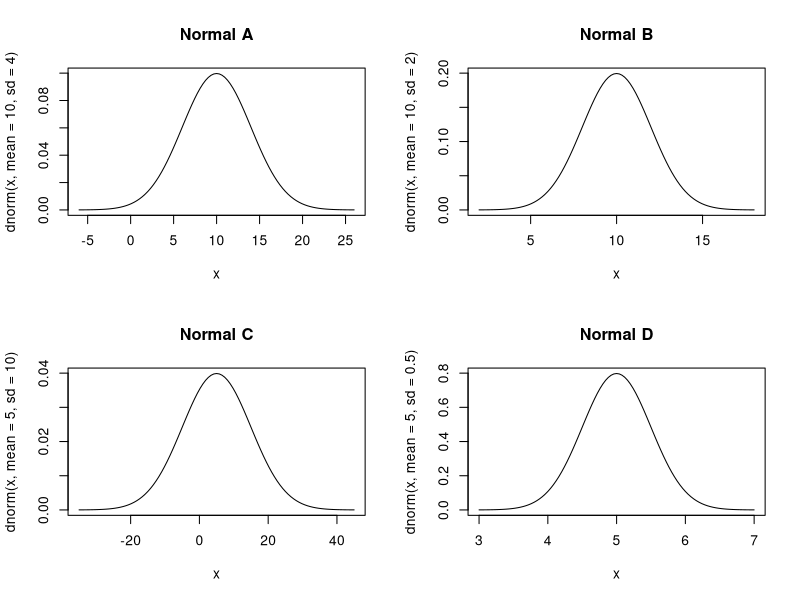
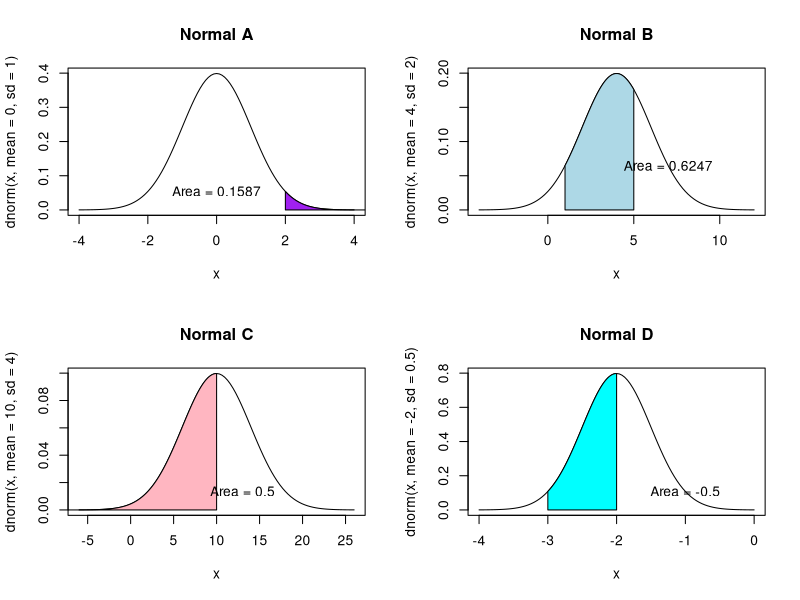
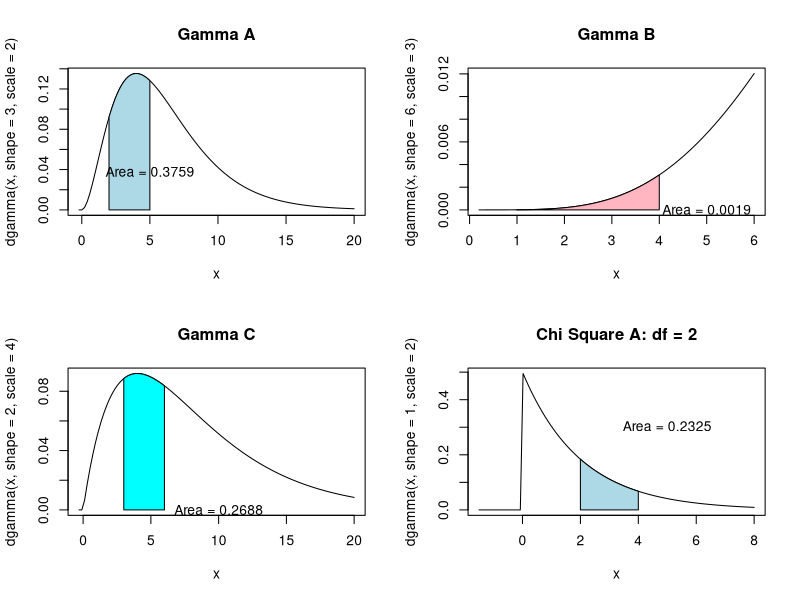
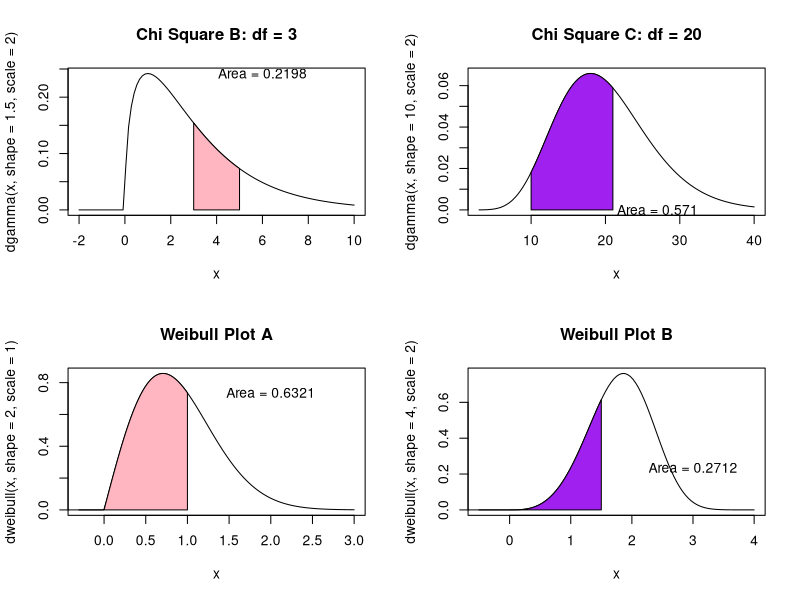
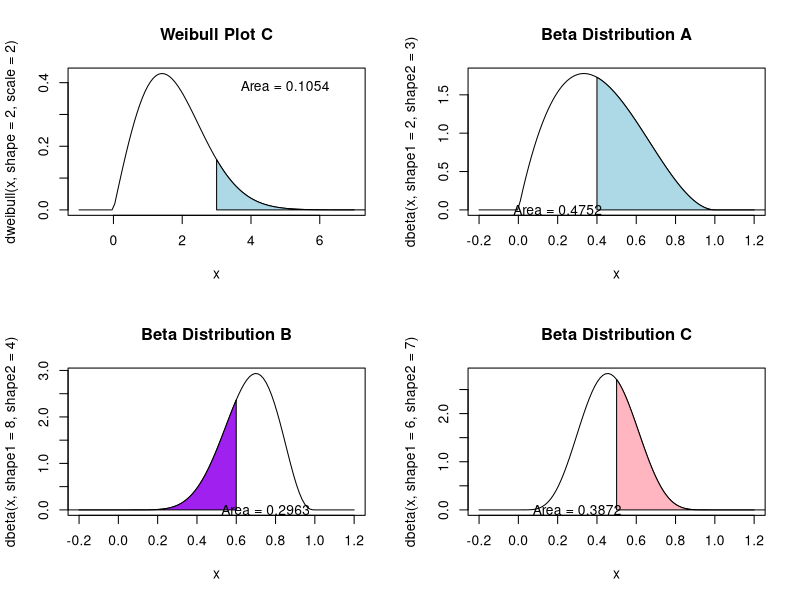

These figures' R source, in order:
# code for lab 6

#normal curves
lo = layout(matrix(1:4, nr = 2, nc = 2, byrow = TRUE))
a = curve(dnorm(x, mean = 10, sd = 4), main = "Normal A", xlim = c(-6, 26))
b = curve(dnorm(x, mean = 10, sd = 2), main = "Normal B", xlim = c(2, 18))
c = curve(dnorm(x, mean = 5, sd = 10), main = "Normal C", xlim = c(-35, 45))
d = curve(dnorm(x, mean = 5, sd = 0.5), main = "Normal D", xlim = c(3, 7))

# normal curves with shaded areas
a1 = curve(dnorm(x, mean = 0, sd = 1), main = "Normal A", xlim = c(-4, 4))
axcurve = seq(2, 1000, length = 1000000)
aycurve = dnorm(axcurve, 0, 1)
polygon(c(2, axcurve, 1000), c(0, aycurve, 0), col = "Purple")
areaa = 1-pnorm(1,0,1)
areaa = round(areaa, 4)
text(0, dnorm(2, 0, 1), paste0("Area = ", areaa))

b1 = curve(dnorm(x, mean = 4, sd = 2), main = "Normal B", xlim = c(-4, 12))
bxcurve = seq(1, 4.999999, length = 1000000)
bycurve = dnorm(bxcurve, 4, 2)
polygon(c(1, bxcurve, 4.999999), c(0, bycurve, 0), col = "Light Blue")
areab = pnorm(4.999999, 4, 2) - pnorm(0.999999, 4, 2)
areab = round(areab, 4)
text(7, dnorm(1, 4, 2), paste0("Area = ", areab))

c1 = curve(dnorm(x, mean = 10, sd = 4), main = "Normal C", xlim = c(-6, 26))
cxcurve = seq(-1000, 9.999999, length = 1000000)
cycurve = dnorm(cxcurve, 10, 4)
polygon(c(-1000, cxcurve, 9.999999), c(0, cycurve, 0), col = "Light Pink")
areac = pnorm(9.999999, 10, 4)
areac = round(areac, 4)
text(13, dnorm(2, 10, 4), paste0("Area = ", areac))

d1 = curve(dnorm(x, mean = -2, sd = 0.5), main = "Normal D", xlim = c(-4, 0))
dxcurve = seq(-2.999999, -2, length = 1000000)
dycurve = dnorm(dxcurve, -2, 0.5)
polygon(c(-2.999999, dxcurve, -2), c(0, dycurve, 0), col = "Cyan")
aread = pnorm(-2, -2, 0.5) - pnorm(3, -2, 0.5)
aread = round(aread, 4)
text(-1, dnorm(-1, -2, 0.5), paste0("Area = ", aread))

# gamma plots with shaded areas
ga1 = curve(dgamma(x, shape = 3, scale = 2), main = "Gamma A", xlim = c(-0.2,20))
gax = seq(2.000001, 4.999999, length = 1000000)
gay = dgamma(gax, shape = 3, scale = 2)
polygon(c(2.000001, gax, 4.999999), c(0, gay, 0), col = "Light Blue")
areaga = pgamma(4.999999, shape = 3, scale = 2) - pgamma(2, shape = 3, scale = 2)
areaga = round(areaga, 4)
text(5, dgamma(1, shape = 3, scale = 2), paste0("Area = ", areaga))

gb1 = curve(dgamma(x, shape = 6, scale = 3), main = "Gamma B", xlim = c(0.2, 6))
gbx = seq(1, 4, length = 1000000)
gby = dgamma(gbx, shape = 6, scale = 3)
polygon(c(1, gbx, 4), c(0, gby, 0), col = "Light Pink")
areagb = pgamma(4, shape = 6, scale = 3) - pgamma(2.999999, shape = 6, scale = 3)
areagb = round(areagb, 4)
text(5, dgamma(1, shape = 6, scale = 3), paste0("Area = ", areagb))

gc1 = curve(dgamma(x, shape = 2, scale = 4), main = "Gamma C", xlim = c(-0.3,20))
gcx = seq(3, 5.999999, length = 1000000)
gcy = dgamma(gcx, shape = 2, scale = 4)
polygon(c(3, gcx, 5.999999), c(0, gcy, 0), col = "Cyan")
areagc = pgamma(5.999999, shape = 2, scale = 4) - pgamma(2.999999, shape = 2, scale = 4)
areagc = round(areagc, 4)
text(10, dgamma(0, shape = 2, scale = 4), paste0("Area = ", areagc))

# chisq plots with shaded areas
chi1 = curve(dgamma(x, shape = 1, scale = 2), main = "Chi Square A: df = 2", xlim = c(-1.5,8))
chix1 = seq(2, 4, length = 1000000)
chiy1 = dgamma(chix1, shape = 1, scale = 2)
polygon(c(2, chix1, 4), c(0, chiy1, 0), col = "Light Blue")
areac1 = pgamma(4, shape = 1, scale = 2) - pgamma(1.999999, shape = 1, scale = 2)
areac1 = round(areac1, 4)
text(5, dgamma(1, shape = 1, scale = 2), paste0("Area = ", areac1))

chi2 = curve(dgamma(x, shape = 1.5, scale = 2), main = "Chi Square B: df = 3", xlim = c(-2, 10))
chix2 = seq(3, 5, length = 1000000)
chiy2 = dgamma(chix2, shape = 1.5, scale = 2)
polygon(c(3, chix2, 5), c(0, chiy2, 0), col = "Light Pink")
areac2 = pgamma(5, shape = 1.5, scale = 2) - pgamma(2.999999, shape = 1.5, scale = 2)
areac2 = round(areac2, 4)
text(6, dgamma(1, shape = 1.5, scale = 2), paste0("Area = ", areac2))

chi3 = curve(dgamma(x, shape = 10, scale = 2), main = "Chi Square C: df = 20", xlim = c(3,40))
chix3 = seq(10.000001, 21, length = 1000000)
chiy3 = dgamma(chix3, shape = 10, scale = 2)
polygon(c(10.000001, chix3, 21), c(0, chiy3, 0), col = "Purple")
areac3 = pgamma(21, shape = 10, scale = 2) - pgamma(10, shape = 10, scale = 2)
areac3 = round(areac3, 4)
text(27, dgamma(1, shape = 10, scale = 2), paste0("Area = ", areac3))

#weibull plots w/ shading
dwb = curve(dweibull(x, shape = 2, scale = 1), main = "Weibull Plot A", xlim = c(-0.3, 3))
dwbx = seq(-1000, 1, length = 1000000)
dwby = dweibull(dwbx, shape = 2, scale = 1)
polygon(c(-1000, dwbx, 1), c(0, dwby, 0), col = "Light Pink")
areawb = pweibull(1, shape = 2, scale = 1)
areawb = round(areawb, 4)
text(2, dweibull(1, shape = 2, scale = 1), paste0("Area = ", areawb))

dwc = curve(dweibull(x, shape = 4, scale = 2), main = "Weibull Plot B", xlim = c(-0.5, 4))
dwcx = seq(-1000, 1.5, length = 1000000)
dwcy = dweibull(dwcx, shape = 4, scale = 2)
polygon(c(-1000, dwcx, 1.5), c(0, dwcy, 0), col = "Purple")
areawc = pweibull(1.5, shape = 4, scale = 2)
areawc = round(areawc, 4)
text(3, dweibull(1, shape = 4, scale = 2), paste0("Area = ", areawc))

dwd = curve(dweibull(x, shape = 2, scale = 2), main = "Weibull Plot C", xlim = c(-1, 7))
dwdx = seq(3, 1000, length = 1000000)
dwdy = dweibull(dwdx, shape = 2, scale = 2)
polygon(c(3, dwdx, 1000), c(0, dwdy, 0), col = "Light Blue")
areawd = 1 - pweibull(3, shape = 2, scale = 2)
areawd = round(areawd, 4)
text(5, dweibull(1, shape = 2, scale = 2), paste0("Area = ", areawd))

# beta w/ shading
b1 = curve(dbeta(x, shape1 = 2, shape2 = 3), main = "Beta Distribution A", xlim = c(-0.2, 1.2))
b1x = seq(0.4, 1000, length = 1000000)
b1y = dbeta(b1x, shape1 = 2, shape2 = 3)
polygon(c(0.4, b1x, 1000), c(0, b1y, 0), col = "Light Blue")
areab1 = 1 - pbeta(0.4, shape1 = 2, shape2 = 3)
areab1 = round(areab1, 4)
text(0.2, dbeta(3, shape1 = 2, shape2 = 3), paste0("Area = ", areab1))

b2 = curve(dbeta(x, shape1 = 8, shape2 = 4), main = "Beta Distribution B", xlim = c(-0.2, 1.2))
b2x = seq(-1000, 0.6, length = 1000000)
b2y = dbeta(b2x, shape1 = 8, shape2 = 4)
polygon(c(-1000, b2x, 0.6), c(0, b2y, 0), col = "Purple")
areab2 = pbeta(0.6, shape1 = 8, shape2 = 4)
areab2 = round(areab2, 4)
text(0.75, dbeta(2, shape1 = 8, shape2 = 4), paste0("Area = ", areab2))

b4 = curve(dbeta(x, shape1 = 6, shape2 = 7), main = "Beta Distribution C", xlim = c(-0.2, 1.2))
b4x = seq(0.5, 1000, length = 1000000)
b4y = dbeta(b4x, shape1 = 6, shape2 = 7)
polygon(c(0.5, b4x, 1000), c(0, b4y, 0), col = "Light Pink")
areab4 = 1 - pbeta(0.5, shape1 = 6, shape2 = 7)
areab4 = round(areab4, 4)
text(0.3, dbeta(2, shape1 = 6, shape2 = 7), paste0("Area = ", areab4))

